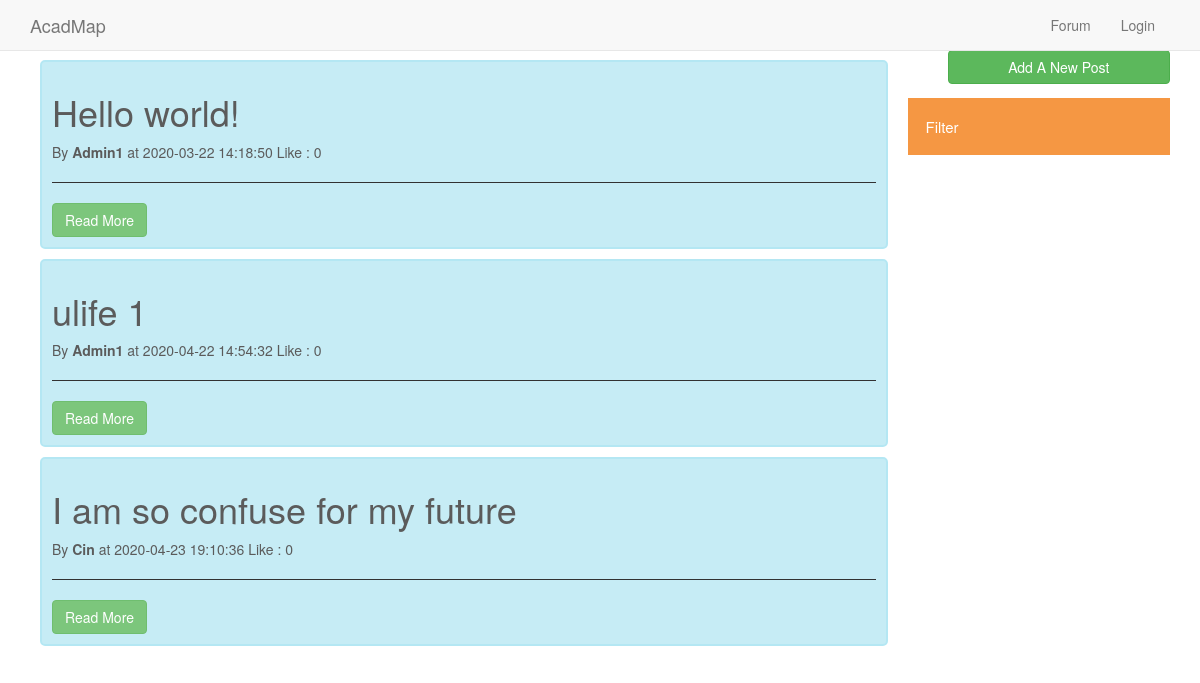
The app's page /forum_related/forum.php, older data.
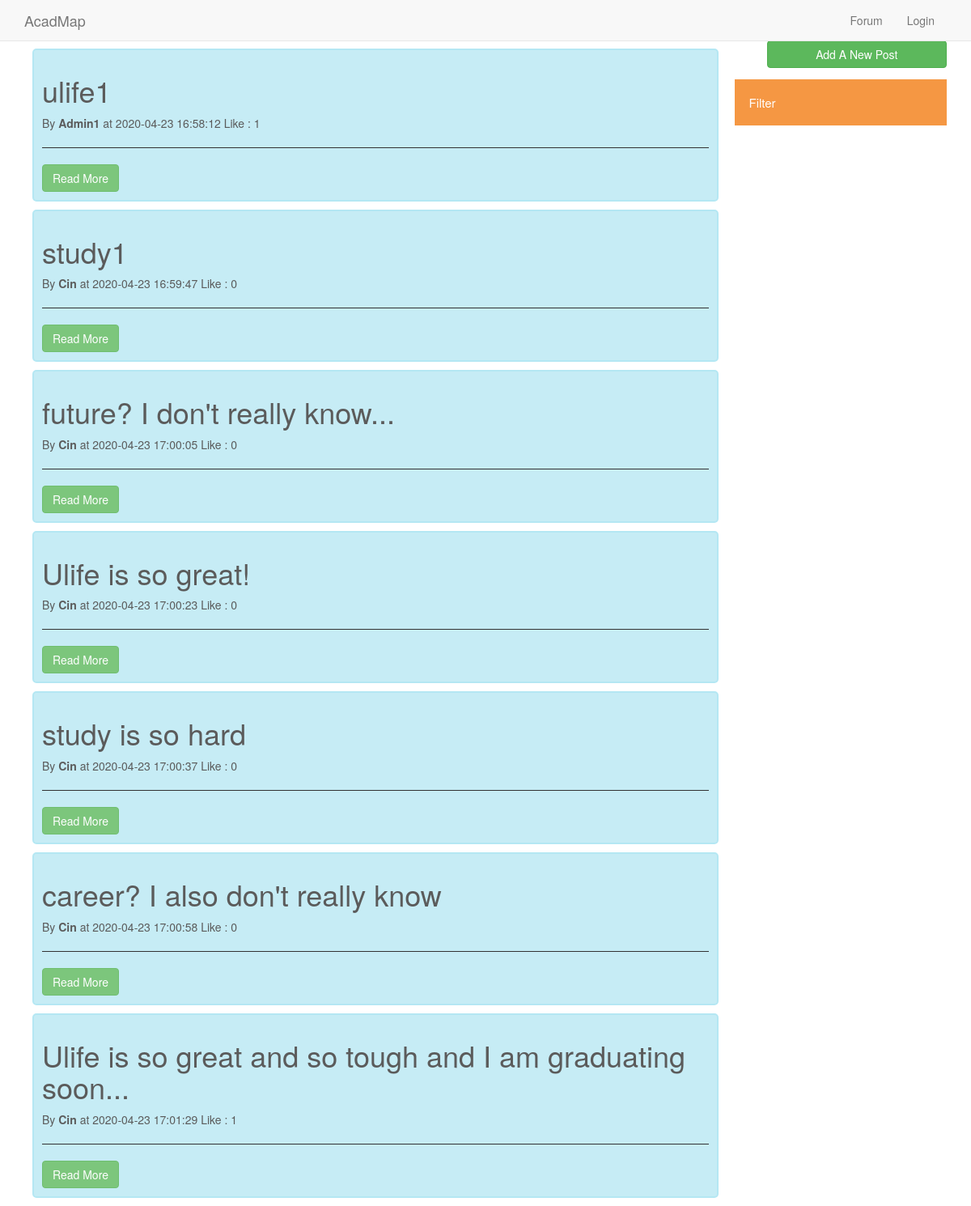
The same page, newer data.
### tables this page shows
CREATE TABLE `forum` (
  `post_id` int(8) UNSIGNED NOT NULL,
  `post_title` varchar(128) NOT NULL,
  `post_date` timestamp NOT NULL DEFAULT current_timestamp(),
  `author_id` int(8) UNSIGNED NOT NULL,
  `author_name` varchar(16) NOT NULL,
  `category` varchar(16) DEFAULT NULL,
  `like_number` int(8) UNSIGNED DEFAULT 0,
  `view_number` int(8) UNSIGNED NOT NULL DEFAULT 0
);

### forum_related/FetchPost.php (the view)
<?php foreach($postinfo as $key => $post){?>
  <div id="post_id" class="containers" onclick="pagetrans()">
    <p><h1><?php echo $post["post_title"];?></h1></p>
    <p>By <strong> <?php echo $post["author_name"];?> </strong> at <?php echo $post["post_date"];?> <?php echo "Like : " . $post["like_number"]; ?></p><hr>
    <a href="post.php?post_id=<?= $post['post_id'] ?>" class="btn btn-success">Read More</a>
  </div>
<?php }?>

Row changes from the older to the newer data that the page shows:
removed forum: post_title "Hello world!", author_name "Admin1", post_date "2020-03-22 14:18:50", like_number "0"
removed forum: post_title "ulife 1", author_name "Admin1", post_date "2020-04-22 14:54:32", like_number "0"
removed forum: post_title "I am so confuse for my future", author_name "Cin", post_date "2020-04-23 19:10:36", like_number "0"
added forum: post_title "ulife1", author_name "Admin1", post_date "2020-04-23 16:58:12", like_number "1"
added forum: post_title "study1", author_name "Cin", post_date "2020-04-23 16:59:47", like_number "0"
added forum: post_title "future? I don't really know...", author_name "Cin", post_date "2020-04-23 17:00:05", like_number "0"
added forum: post_title "Ulife is so great!", author_name "Cin", post_date "2020-04-23 17:00:23", like_number "0"
added forum: post_title "study is so hard", author_name "Cin", post_date "2020-04-23 17:00:37", like_number "0"
added forum: post_title "career? I also don't really know", author_name "Cin", post_date "2020-04-23 17:00:58", like_number "0"
added forum: post_title "Ulife is so great and so tough and I am graduating soon...", author_name "Cin", post_date "2020-04-23 17:01:29", like_number "1"
